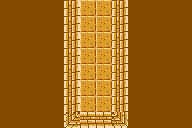

Rendered tile map (Tiled .tmx) drawn with the repository's tilesets; below, a short description and the full map source, tile grids included:
An orthogonal 12x8 tile map with 16x16 px tiles, 1 tile layer (Tile Layer 1).

<map version="1.10" tiledversion="1.11.2" orientation="orthogonal" renderorder="right-down" width="12" height="8" tilewidth="16" tileheight="16" infinite="0" nextlayerid="2" nextobjectid="1">
 <tileset firstgid="1" source="desert_bg.tsx" />
 <layer id="1" name="Tile Layer 1" width="12" height="8">
  <data encoding="csv">
31,31,31,31,15,28,28,15,31,31,31,31,
31,31,31,31,15,28,28,15,31,31,31,31,
31,31,31,31,15,28,28,15,31,31,31,31,
31,31,31,31,15,28,28,15,31,31,31,31,
31,31,31,31,15,28,28,15,31,31,31,31,
31,31,31,31,15,28,28,15,31,31,31,31,
31,31,31,31,15,28,28,15,31,31,31,31,
31,31,31,31,12,14,14,13,31,31,31,31
</data>
 </layer>
</map>
